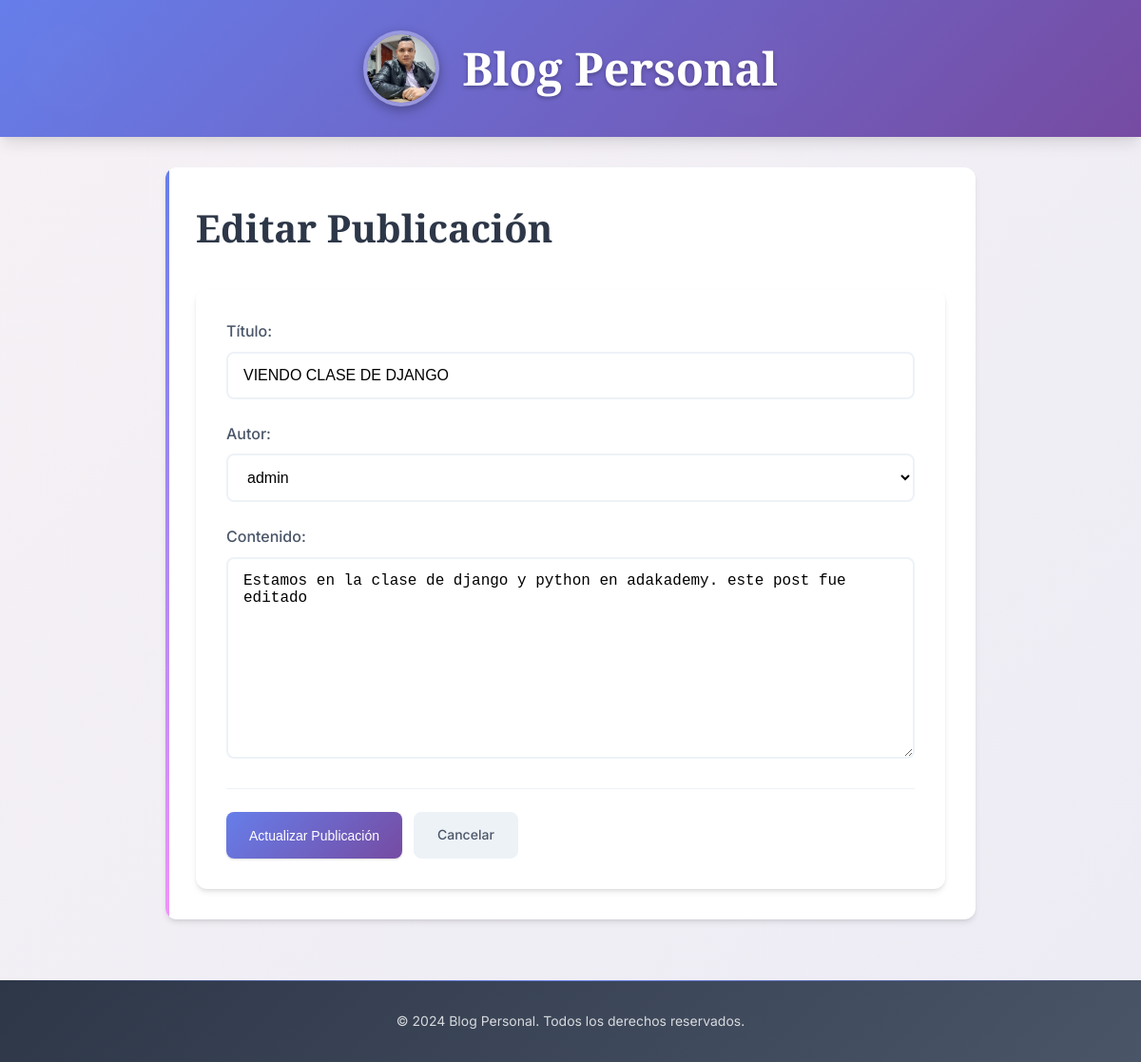
/post/1/edit/, run on an earlier commit of the app's database.
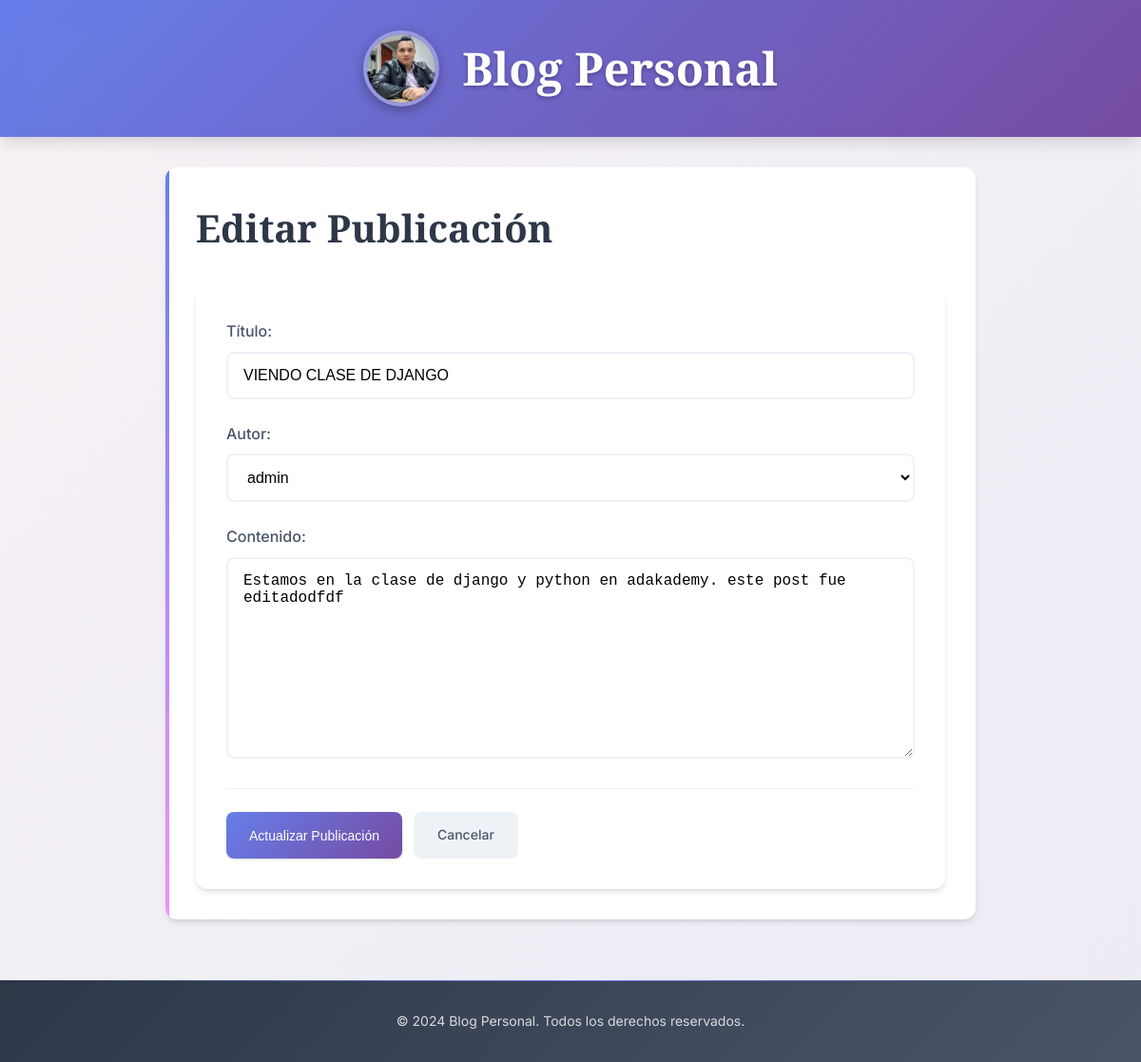
And on a later commit of the database.
### blogs/models.py (models this page shows, shortened)
class Post(models.Model):
    title = models.CharField(max_length=200)
    body = models.TextField()
    created_at = models.DateTimeField(
        auto_now_add=True
    )  # toma el tiempo automaticament del sistem o pc
    updated_at = models.DateTimeField(
        auto_now=True
    )  # toma el tiempo automaticament del sistem o pc
    author = models.ForeignKey(
        "auth.User", on_delete=models.CASCADE
    )  # toma el usario de la tabla auth_user de la base de datos de usuario por defecos de django

### blogs/views.py (the view)
# urls.py: path("post/<int:pk>/edit/", PostUpdateView.as_view(), name="post_edit"),
class PostUpdateView(UpdateView):
    model = Post
    fields = ['title', 'author', 'body']  # Usa los campos del modelo
    template_name = 'post_form.html'
    success_url = reverse_lazy('post_list')

### templates/post_form.html (shortened to what this page needs)
{% extends "_base.html" %}
{% block content %}
    <div class="post-card">
        <h1>{% if form.instance.pk %}Editar{% else %}Crear Nueva{% endif %} Publicación</h1>
        <form method="post">
            <div class="form-group">
                <label for="{{ form.title.id_for_label }}">Título:</label>
                {{ form.title }}
            </div>
            <div class="form-group">
                <label for="{{ form.author.id_for_label }}">Autor:</label>
                {{ form.author }}
            </div>
            <div class="form-group">
                <label for="{{ form.body.id_for_label }}">Contenido:</label>
                {{ form.body }}
            </div>
            <div class="post-actions">
                <button type="submit" class="btn btn-primary">
                    {% if form.instance.pk %}Actualizar{% else %}Crear{% endif %} Publicación
                </button>
                <a href="{% url 'post_list' %}" class="btn btn-secondary">Cancelar</a>
            </div>
        </form>
    </div>
{% endblock %}

What changed in the data, as far as the page shows it:
changed Post "VIENDO CLASE DE DJANGO": body "Estamos en la clase de django y python en adakademy. este post fue editado" → "Estamos en la clase de django y python en adakademy. este post fue editadodfdf"
